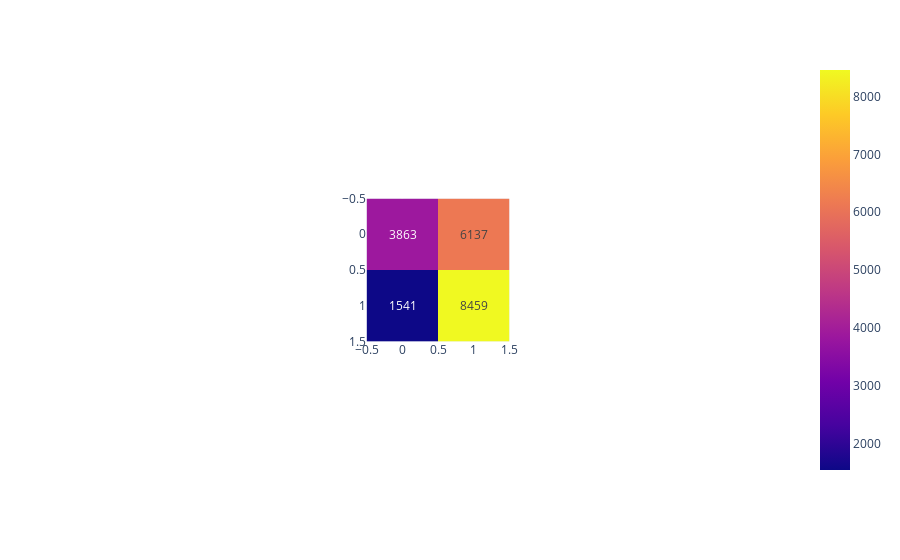

The notebook cell saved with this chart:
### Code cell
fig = px.imshow(tmp1[tmp1['mode'] == 'train'].iloc[0]['confusion_matrix.not_normalized'], text_auto=True)
fig.show()

### Figure 1 — Plotly figure (JSON) as saved in the notebook; plotly's stock layout.template omitted (floating-point values rounded to 4 significant figures)
{"data": [{"coloraxis": "coloraxis", "hovertemplate": "x: %{x}<br>y: %{y}<br>color: %{z}<extra></extra>", "name": "0", "texttemplate": "%{z}", "type": "heatmap", "xaxis": "x", "yaxis": "y", "z": [[3863, 6137], [1541, 8459]]}], "layout": {"autosize": true, "coloraxis": {"colorscale": [[0, "#0d0887"], [0.1111, "#46039f"], [0.2222, "#7201a8"], [0.3333, "#9c179e"], [0.4444, "#bd3786"], [0.5556, "#d8576b"], [0.6667, "#ed7953"], [0.7778, "#fb9f3a"], [0.8889, "#fdca26"], [1, "#f0f921"]]}, "margin": {"t": 60}, "xaxis": {"anchor": "y", "autorange": true, "constrain": "domain", "domain": [0.4003, 0.5997], "range": [-0.5, 1.5], "scaleanchor": "y"}, "yaxis": {"anchor": "x", "autorange": true, "constrain": "domain", "domain": [0, 1], "range": [1.5, -0.5]}}}
